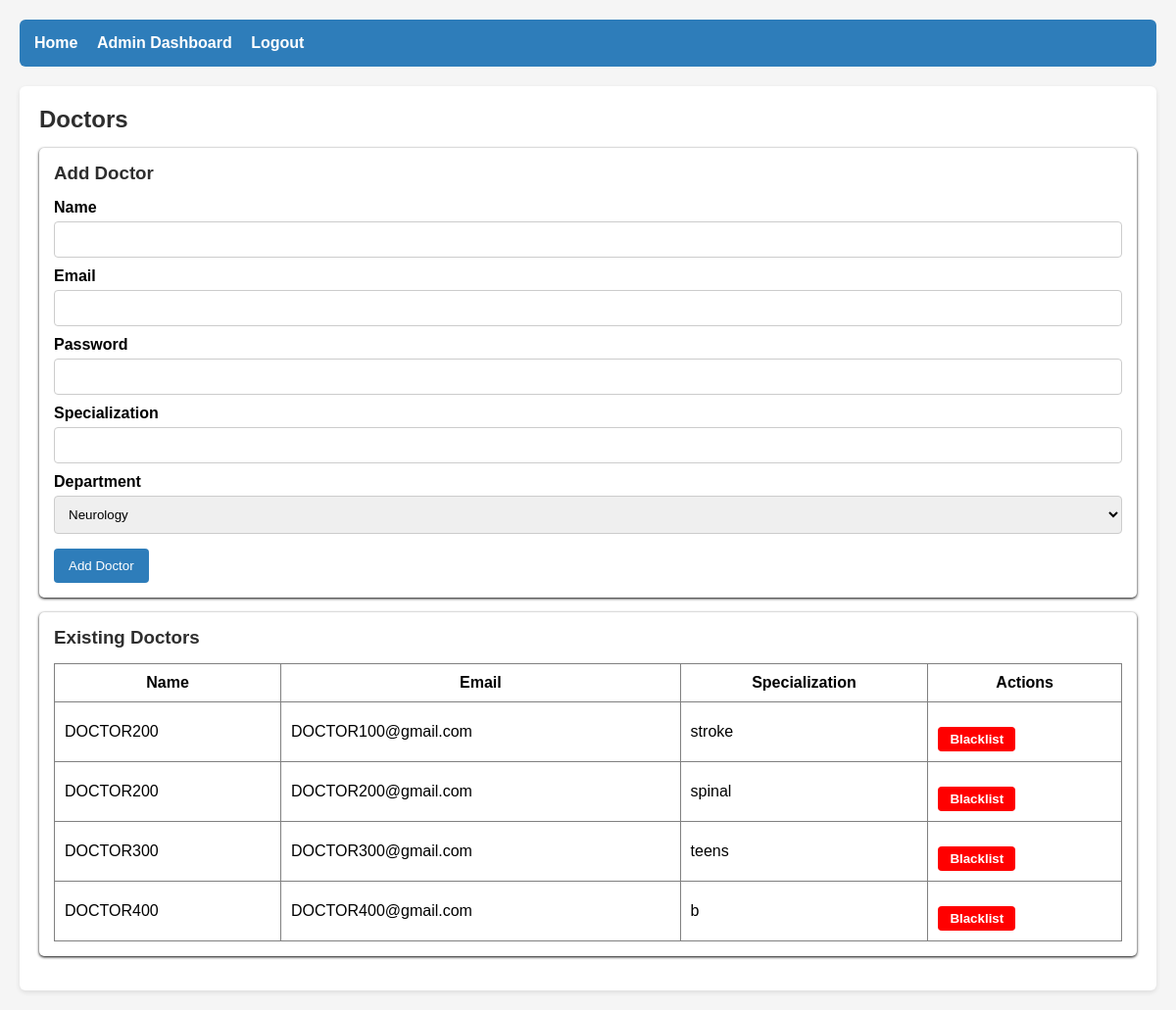
/admin/doctor (signed in), run on the app's committed database.
### app.py (models this page shows, shortened)
class Doctor(db.Model):#The Doctor is linked with the user stores the department and the specalization
    __tablename__ = 'doctors'
    id = db.Column(db.Integer, primary_key=True)
    user_id = db.Column(db.Integer, db.ForeignKey('users.id'), nullable=False)
    specialization = db.Column(db.String(120), nullable=False)
    department_id = db.Column(db.Integer, db.ForeignKey('departments.id'))
    bio = db.Column(db.String(255))
    appointments = db.relationship('Appointment', backref='doctor', lazy=True)
    avail = db.relationship('DoctorAvail', backref='doctor', lazy=True )

class User(db.Model):
    __tablename__ = 'users'
    id = db.Column(db.Integer,primary_key=True)
    name=db.Column(db.String(120), nullable=False)
    email=db.Column(db.String(120),unique=True, nullable=False)
    passwordwithhash=db.Column(db.String(255), nullable=False)
    role=db.Column(db.String(30), nullable=False)
    active=db.Column(db.Boolean, nullable=True,default=True)
    doctor=db.relationship('Doctor', backref='user',uselist=False)#user->doctor one to one relationship single object
    patient=db.relationship('Patient', backref='user',uselist=False)#user->Patient again a one to one a user can be a doctor or a patient
    @property
    def is_authenticated(self):
        return True

### app.py (the view)
        @login_required
        def wrapper(*args, **kwargs):
            if current_user.role != role:
                abort(403)
            if not current_user.active:
                flash("Your account is deactivated/blacklisted.", "danger")#Ensures that user is logged in has the correct role and is active
                return redirect(url_for('login'))
            return fn(*args, **kwargs)

### app.py (called while the page is built)
@login_manager.user_loader
def load_user(user_id):
    return User.query.get(int(user_id))

def role_required(role):
    def decorator(fn):
        @login_required
        def wrapper(*args, **kwargs):
            if current_user.role != role:
                abort(403)
            if not current_user.active:
                flash("Your account is deactivated/blacklisted.", "danger")#Ensures that user is logged in has the correct role and is active
                return redirect(url_for('login'))
            return fn(*args, **kwargs)
        wrapper.__name__ = fn.__name__
        return wrapper
    return decorator

@app.route('/admin/doctor')
@role_required('admin')
def admin_doctor():
    doctors=Doctor.query.all()
    dept=Department.query.all()
    return render_template('admin/doctor.html',doctors=doctors,dept=dept)

### templates/admin/doctor.html
{% extends "base.html" %}
{% block content %}
<h2>Doctors</h2>
<div class="card">
    <h3>Add Doctor</h3>
    <form method="POST" action="{{ url_for('add_doc') }}">
        <label>Name</label>
        <input type="text" name="name">
        <label>Email</label>
        <input type="email" name="email">
         <label>Password</label>
        <input type="password" name="password">
        <label>Specialization</label>
        <input type="text" name="specialization"><label>Department</label>
        <select name="department_id">
            {% for d in dept %}
            <option value="{{ d.id }}">{{ d.name }}</option>
            {% endfor %}
        </select>
        <button type="submit">Add Doctor</button>
    </form>
</div>
<div class="card">
    <h3>Existing Doctors</h3>
    <table>
        <tr>
            <th>Name</th>
            <th>Email</th>
            <th>Specialization</th>
            <th>Actions</th>
        </tr>
        {% for doc in doctors %}
        <tr>
            <td>{{ doc.user.name }}</td>
            <td>{{ doc.user.email }}</td>
            <td>{{ doc.specialization }}</td>
            <td>
                <form method="POST" action="{{ url_for('admin_blacklist_doctor', doctor_id=doc.id) }}">
                    <button class="btn" style="background: red;">Blacklist</button>
                </form>
            </td>
        </tr>
        {% endfor %}
    </table>
</div>
{% endblock %}

### static/styles.css (style rules this page uses)
* { margin: 0; padding: 0; box-sizing: border-box; font-family: Arial, sans-serif; }
body { background: #f5f5f5; padding: 20px; }
h1, h2, h3 { margin-bottom: 15px; color: #2e2e2e; }
form label { display: block; margin-top: 10px; font-weight: bold; }
form input, form select, form textarea { width: 100%; padding: 10px; margin-top: 5px; border: 1px solid #ccc; border-radius: 4px; }
button, .btn { background: #2e7dba; color: white; padding: 10px 15px; border: none; margin-top: 15px; border-radius: 4px; cursor: pointer; }
table { width: 100%; border-collapse: collapse; margin-top: 15px; }
table th, table td { border: 1px solid grey; padding: 10px; }
table th { background: white; }
.card { background: white; padding: 15px; border-radius: 5px; box-shadow: 0 1px 3px black; margin-bottom: 15px; }
.btn { display: inline-block; padding: 8px 16px; background-color: blue; color: white !important; border-radius: 5px; text-decoration: none; font-weight: bold; text-align: center; }
.btn { padding: 5px 12px; border-radius: 4px; color: white; text-decoration: none; }

### data on the page
Doctor: user.name "DOCTOR200", user.email "DOCTOR100@gmail.com", specialization "stroke"
Doctor: user.name "DOCTOR200", user.email "DOCTOR200@gmail.com", specialization "spinal"
Doctor: user.name "DOCTOR300", user.email "DOCTOR300@gmail.com", specialization "teens"
Doctor: user.name "DOCTOR400", user.email "DOCTOR400@gmail.com", specialization "b"

### other printed values
form field department_id "Neurology"
